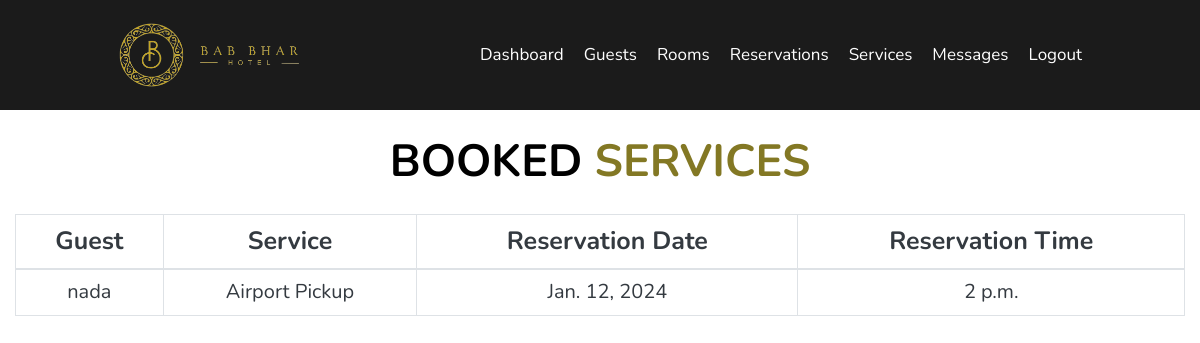
The app's page /admin_services/ with its own data.
### reservation/models.py (models this page shows, shortened)
class ServiceReservation(models.Model):
    guest = models.ForeignKey(User, on_delete=models.CASCADE)
    service = models.ForeignKey(Service, on_delete=models.CASCADE)
    reservation_date = models.DateField()
    reservation_time = models.TimeField()

### hotel/models.py (models this page shows)
class Service(models.Model):
    name = models.CharField(max_length=200)
    description = models.TextField(max_length=2000)
    price = models.IntegerField()
    image = models.ImageField(upload_to='images')
    def __str__(self):
        return self.name

### hotel/admin_views.py (the view)
# urls.py: path('admin_services/', admin_views.service, name = 'admin_services'),
def service(request):
    services = ServiceReservation.objects.all()
    return render(request, 'administrator/services.html', {'services': services})

### hotel/templates/administrator/services.html (shortened to what this page needs)
{% extends 'administrator/base.html' %}
{% block page_content %}
<h1 class="heading">Booked <span>Services</span></h1>
<div class="container col-12">
    <table class="table table-bordered text-dark writing text-center">
        <thead style="font-size: 25px;">
            <tr>
                <th>Guest</th>
                <th>Service</th>
                <th>Reservation Date</th>
                <th>Reservation Time</th>
            </tr>
        </thead>
        <tbody style="font-size: 20px;">
            {% for service in services %}
            <tr>
                <td>{{ service.guest }}</td>
                <td>{{ service.service }} </td>
                <td>{{ service.reservation_date }}</td>
                <td>{{ service.reservation_time }} </td>
            </tr>
            {% endfor %}
        </tbody>
    </table>
</div>
{% endblock %}

### hotel/static/css/style.css (style rules this page uses)
:root { --main-color: #837824; }
* { font-family: 'Nunito', sans-serif; margin: 0; padding: 0; box-sizing: border-box; outline: none; border: none; text-decoration: none; transition: .2s linear; }
html { font-size: 62.5%; overflow-x: hidden; scroll-padding-top: 7rem; scroll-behavior: smooth; }
body { background: #ffffff; }
.heading { text-align: center; padding-bottom: 2rem; margin-top: 5%; color: #000000; font-size: 4.5rem; text-transform: uppercase; font-weight: bold; }
.heading span { color: var(--main-color); text-transform: uppercase; }

### records on screen
ServiceReservation: guest "nada", service "Airport Pickup", reservation_date "Jan. 12, 2024", reservation_time "2 p.m."
